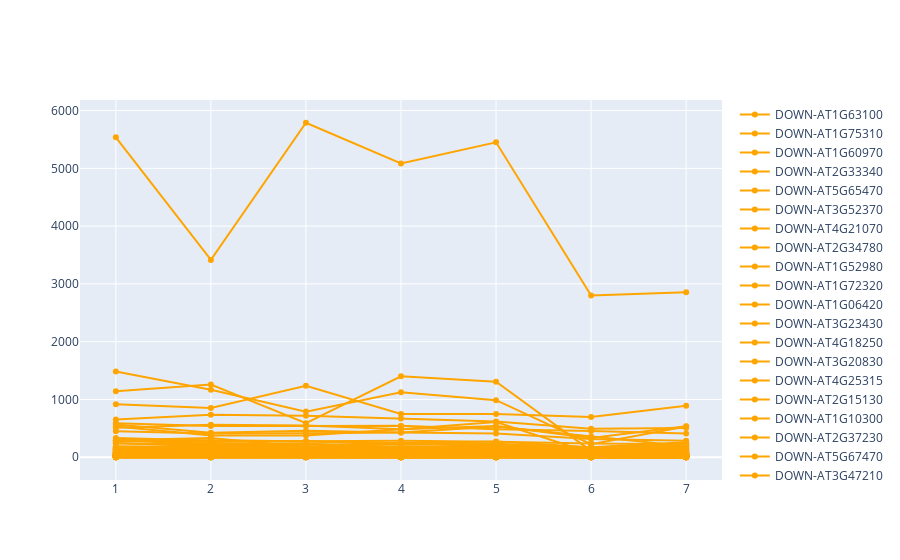

The notebook cell this image was saved under:
### Code cell
fig = go.Figure()

x = list(range(1,df_stop1.shape[1]))

    
for id_ in all_down:
    y= list(df[stop1_cols][df["atID"] == id_].values[0])
    fig.add_trace(go.Scatter(x=x, y=y,mode='lines+markers',hovertext=stop1_cols,hoverinfo="text+y",
                    name="DOWN-"+id_,  line = dict(color='orange')))
    

    
fig.show()
